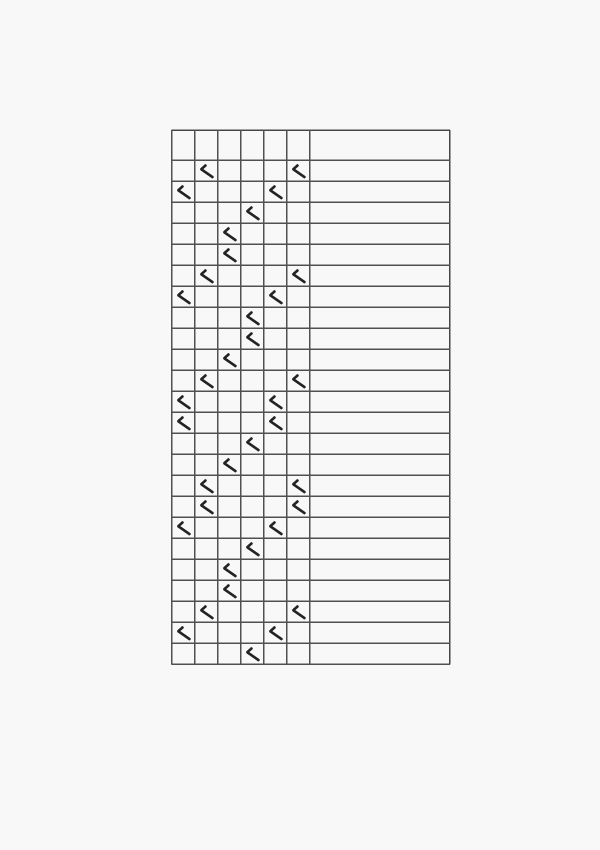
#> input picture support-files/files/tests/synthetic-ballot.png, 1200 x 1700 px (shown at 1/2 size)
$ python -i reader.py   (imports and definitions only)
#> lines starting #> are read from the running program, lines starting #| are printed output that depends on the picture; after the words box and inside, x2 and y2 are one past the last pixel; in counts of white or black regions, pixels touching at a corner belong together
from __future__ import annotations

import math
import os
from dataclasses import dataclass
from io import BytesIO
from pathlib import Path
from typing import Any

import cv2
import numpy as np
import pypdfium2 as pdfium


MODEL_ID = "democratic-eval-v1"
PERSON_NAMES = ("赵一", "钱二", "王三", "李四", "周五", "郑六")
DIMENSION_NAMES = tuple(f"维度{i}" for i in range(1, 7))
GRADE_NAMES = ("好", "较好", "一般", "差")


class BallotError(ValueError):
    # [4 lines left out: function __init__, not called in this run]


@dataclass(frozen=True)
class Layout:
    rows: int = int(os.getenv("BALLOT_EXPECTED_ROWS", "6"))
    dimensions: int = int(os.getenv("BALLOT_EXPECTED_DIMENSIONS", "6"))
    grades: int = int(os.getenv("BALLOT_GRADES_PER_DIMENSION", "4"))

    @property
    def option_columns(self) -> int:
        return self.dimensions * self.grades

    @property
    def expected_marks(self) -> int:
        return self.rows * self.dimensions


# [35 lines left out: functions decode_document, _decode_pdf, not called in this run]


def _adaptive_ink(gray: np.ndarray) -> np.ndarray:
    minimum = min(gray.shape[:2])
    block = max(31, min(81, (minimum // 24) | 1))
    return cv2.adaptiveThreshold(
        gray, 255, cv2.ADAPTIVE_THRESH_GAUSSIAN_C, cv2.THRESH_BINARY_INV, block, 13
    )


# [12 lines left out: function _rotate_bound, not called in this run]


def _normalize_orientation(image: np.ndarray) -> tuple[np.ndarray, int]:
    height, width = image.shape[:2]
    if height > width:
        return cv2.rotate(image, cv2.ROTATE_90_COUNTERCLOCKWISE), -90
    return image.copy(), 0


def _estimate_skew(gray: np.ndarray) -> float:
    height, width = gray.shape[:2]
    scale = min(1.0, 1800.0 / max(height, width))
    sample = cv2.resize(gray, None, fx=scale, fy=scale, interpolation=cv2.INTER_AREA) if scale < 1 else gray
    edges = cv2.Canny(sample, 60, 160)
    lines = cv2.HoughLinesP(
        edges,
        1,
        np.pi / 720,
        threshold=max(80, sample.shape[1] // 10),
        minLineLength=sample.shape[1] // 5,
        maxLineGap=25,
    )
    if lines is None:
        return 0.0
    angles: list[float] = []
    for x1, y1, x2, y2 in lines[:, 0]:
        angle = math.degrees(math.atan2(float(y2 - y1), float(x2 - x1)))
        while angle <= -90:
            angle += 180
        while angle > 90:
            angle -= 180
        if abs(angle) <= 8:
            length = math.hypot(x2 - x1, y2 - y1)
            angles.extend([angle] * max(1, int(length / 250)))
    return float(np.median(angles)) if angles else 0.0


def _deskew(image: np.ndarray) -> tuple[np.ndarray, float]:
    gray = cv2.cvtColor(image, cv2.COLOR_BGR2GRAY)
    angle = _estimate_skew(gray)
    if abs(angle) < 0.08:
        return image, 0.0
    return _rotate_bound(image, angle), angle


def _table_bbox(gray: np.ndarray) -> tuple[int, int, int, int]:
    height, width = gray.shape[:2]
    ink = _adaptive_ink(gray)
    horizontal = cv2.morphologyEx(
        ink, cv2.MORPH_OPEN, cv2.getStructuringElement(cv2.MORPH_RECT, (max(45, width // 35), 1))
    )
    vertical = cv2.morphologyEx(
        ink, cv2.MORPH_OPEN, cv2.getStructuringElement(cv2.MORPH_RECT, (1, max(35, height // 35)))
    )
    grid = cv2.dilate(cv2.bitwise_or(horizontal, vertical), np.ones((3, 3), np.uint8), iterations=1)
    count, _, stats, _ = cv2.connectedComponentsWithStats(grid, 8)
    candidates: list[tuple[float, tuple[int, int, int, int]]] = []
    for index in range(1, count):
        x, y, box_width, box_height, pixels = (int(value) for value in stats[index])
        aspect = box_width / max(1, box_height)
        if box_width < width * 0.42 or box_height < height * 0.16 or aspect < 1.8:
            continue
        coverage = pixels / max(1, box_width * box_height)
        score = box_width * box_height * (0.5 + min(coverage * 12.0, 1.5))
        candidates.append((score, (x, y, box_width, box_height)))
    if not candidates:
        raise BallotError(
            "table_not_found",
            "未检测到完整表格",
            {"image_width": width, "image_height": height},
        )
    _, (x, y, box_width, box_height) = max(candidates, key=lambda item: item[0])
    padding = max(2, min(width, height) // 700)
    x0, y0 = max(0, x - padding), max(0, y - padding)
    x1, y1 = min(width, x + box_width + padding), min(height, y + box_height + padding)
    return x0, y0, x1 - x0, y1 - y0


def _order_quad(points: np.ndarray) -> np.ndarray:
    points = points.reshape(4, 2).astype(np.float32)
    ordered = np.zeros((4, 2), dtype=np.float32)
    sums = points.sum(axis=1)
    differences = np.diff(points, axis=1).reshape(-1)
    ordered[0] = points[np.argmin(sums)]
    ordered[2] = points[np.argmax(sums)]
    ordered[1] = points[np.argmin(differences)]
    ordered[3] = points[np.argmax(differences)]
    return ordered


def _rectify_table(image: np.ndarray, bbox: tuple[int, int, int, int]) -> tuple[np.ndarray, list[list[float]]]:
    x, y, width, height = bbox
    crop = image[y : y + height, x : x + width]
    gray = cv2.cvtColor(crop, cv2.COLOR_BGR2GRAY)
    ink = _adaptive_ink(gray)
    horizontal = cv2.morphologyEx(
        ink, cv2.MORPH_OPEN, cv2.getStructuringElement(cv2.MORPH_RECT, (max(35, width // 35), 1))
    )
    vertical = cv2.morphologyEx(
        ink, cv2.MORPH_OPEN, cv2.getStructuringElement(cv2.MORPH_RECT, (1, max(25, height // 35)))
    )
    grid = cv2.dilate(cv2.bitwise_or(horizontal, vertical), np.ones((5, 5), np.uint8), iterations=1)
    contours, _ = cv2.findContours(grid, cv2.RETR_EXTERNAL, cv2.CHAIN_APPROX_SIMPLE)
    if not contours:
        return crop, [[0.0, 0.0], [float(width - 1), 0.0], [float(width - 1), float(height - 1)], [0.0, float(height - 1)]]
    contour = max(contours, key=cv2.contourArea)
    hull = cv2.convexHull(contour)
    perimeter = cv2.arcLength(hull, True)
    quad = cv2.approxPolyDP(hull, 0.018 * perimeter, True)
    if len(quad) != 4:
        quad = cv2.boxPoints(cv2.minAreaRect(hull)).reshape(4, 1, 2)
    ordered = _order_quad(quad)
    top_left, top_right, bottom_right, bottom_left = ordered
    target_width = int(round(max(np.linalg.norm(top_right - top_left), np.linalg.norm(bottom_right - bottom_left))))
    target_height = int(round(max(np.linalg.norm(bottom_left - top_left), np.linalg.norm(bottom_right - top_right))))
    if target_width < width * 0.80 or target_height < height * 0.80 or target_width / max(1, target_height) < 1.8:
        return crop, ordered.tolist()
    destination = np.array(
        [[0, 0], [target_width - 1, 0], [target_width - 1, target_height - 1], [0, target_height - 1]],
        dtype=np.float32,
    )
    matrix = cv2.getPerspectiveTransform(ordered, destination)
    rectified = cv2.warpPerspective(
        crop,
        matrix,
        (target_width, target_height),
        flags=cv2.INTER_CUBIC,
        borderMode=cv2.BORDER_CONSTANT,
        borderValue=(255, 255, 255),
    )
    return rectified, ordered.tolist()


def _cluster_projection(projection: np.ndarray, threshold: float, merge_gap: int = 7) -> list[int]:
    positions = np.flatnonzero(projection >= threshold)
    if positions.size == 0:
        return []
    groups = np.split(positions, np.where(np.diff(positions) > 1)[0] + 1)
    centers: list[int] = []
    for group in groups:
        weights = projection[group].astype(np.float64)
        center = int(round(float(np.average(group, weights=weights)))) if weights.sum() else int(group.mean())
        centers.append(center)
    merged: list[int] = []
    for center in centers:
        if merged and center - merged[-1] <= merge_gap:
            left, right = merged[-1], center
            merged[-1] = left if projection[left] >= projection[right] else right
        else:
            merged.append(center)
    return merged


def _grid_lines(table_gray: np.ndarray, layout: Layout) -> tuple[list[int], list[int], dict[str, Any]]:
    height, width = table_gray.shape[:2]
    ink = _adaptive_ink(table_gray)
    horizontal = cv2.morphologyEx(
        ink, cv2.MORPH_OPEN, cv2.getStructuringElement(cv2.MORPH_RECT, (max(35, width // 24), 1))
    )
    h_projection = np.count_nonzero(horizontal, axis=1)
    h_threshold = max(width * 0.35, float(h_projection.max()) * 0.43)
    all_y = _cluster_projection(h_projection, h_threshold)
    needed_y = layout.rows + 1
    if len(all_y) < needed_y:
        raise BallotError(
            "row_grid_incomplete",
            f"表格横线不足: 检测到 {len(all_y)}，至少需要 {needed_y}",
            {"horizontal_lines": all_y},
        )
    data_y = all_y[-needed_y:]
    body_top, body_bottom = data_y[0], data_y[-1]
    body = ink[body_top : body_bottom + 1, :]
    body_height = max(1, body.shape[0])
    vertical = cv2.morphologyEx(
        body,
        cv2.MORPH_OPEN,
        cv2.getStructuringElement(cv2.MORPH_RECT, (1, max(13, body_height // 3))),
    )
    v_projection = np.count_nonzero(vertical, axis=0)
    v_threshold = max(body_height * 0.42, float(v_projection.max()) * 0.48)
    all_x = _cluster_projection(v_projection, v_threshold)
    needed_x = layout.option_columns + 2
    if len(all_x) != needed_x:
        relaxed = _cluster_projection(v_projection, max(body_height * 0.25, float(v_projection.max()) * 0.30))
        if len(relaxed) == needed_x:
            all_x = relaxed
    if len(all_x) != needed_x:
        raise BallotError(
            "column_grid_incomplete",
            f"表格竖线数量异常: 检测到 {len(all_x)}，应为 {needed_x}",
            {"vertical_lines": all_x, "horizontal_lines": all_y},
        )
    diagnostics = {
        "horizontal_line_count": len(all_y),
        "vertical_line_count": len(all_x),
        "data_horizontal_lines": data_y,
        "data_vertical_lines": all_x,
    }
    return all_x, data_y, diagnostics


def _cell_score(cell_gray: np.ndarray) -> tuple[float, dict[str, float]]:
    height, width = cell_gray.shape[:2]
    mx = max(2, int(width * 0.13))
    my = max(2, int(height * 0.13))
    roi = cell_gray[my : max(my + 1, height - my), mx : max(mx + 1, width - mx)]
    if roi.size < 20:
        return 0.0, {"residual": 0.0, "ink_ratio": 0.0, "dark_ratio": 0.0}
    sigma = max(2.0, min(roi.shape[:2]) / 4.0)
    background = cv2.GaussianBlur(roi, (0, 0), sigmaX=sigma, sigmaY=sigma)
    residual = np.maximum(background.astype(np.int16) - roi.astype(np.int16), 0).astype(np.uint8)
    ink_ratio = float(np.mean(residual >= 14))
    dark_ratio = float(np.mean(roi <= 185))
    residual_mean = float(np.mean(np.maximum(residual.astype(np.float32) - 5.0, 0.0)))
    score = residual_mean + 34.0 * ink_ratio + 18.0 * dark_ratio
    return score, {
        "residual": round(residual_mean, 4),
        "ink_ratio": round(ink_ratio, 5),
        "dark_ratio": round(dark_ratio, 5),
    }


def _two_cluster_threshold(values: np.ndarray) -> tuple[float, float, float]:
    low, high = np.percentile(values, [35, 85]).astype(float)
    if high <= low:
        high = low + 1e-6
    for _ in range(30):
        distances_low = np.abs(values - low)
        distances_high = np.abs(values - high)
        high_mask = distances_high < distances_low
        if high_mask.all() or not high_mask.any():
            break
        new_low = float(values[~high_mask].mean())
        new_high = float(values[high_mask].mean())
        if abs(new_low - low) + abs(new_high - high) < 1e-6:
            low, high = new_low, new_high
            break
        low, high = new_low, new_high
    if low > high:
        low, high = high, low
    return (low + high) / 2.0, low, high


def analyze_page(image: np.ndarray, page_number: int = 1, source_name: str = "document") -> tuple[dict[str, Any], np.ndarray]:
    layout = Layout()
    oriented, orientation = _normalize_orientation(image)
    deskewed, skew = _deskew(oriented)
    gray = cv2.cvtColor(deskewed, cv2.COLOR_BGR2GRAY)
    x, y, width, height = _table_bbox(gray)
    table_image, table_quad = _rectify_table(deskewed, (x, y, width, height))
    table_gray = cv2.cvtColor(table_image, cv2.COLOR_BGR2GRAY)
    vertical_lines, horizontal_lines, diagnostics = _grid_lines(table_gray, layout)

    raw_cells: list[dict[str, Any]] = []
    scores = np.zeros((layout.rows, layout.option_columns), dtype=np.float64)
    for row in range(layout.rows):
        y0, y1 = horizontal_lines[row], horizontal_lines[row + 1]
        for column in range(layout.option_columns):
            x0, x1 = vertical_lines[column + 1], vertical_lines[column + 2]
            score, features = _cell_score(table_gray[y0:y1, x0:x1])
            scores[row, column] = score
            raw_cells.append(
                {
                    "row": row,
                    "column": column,
                    "score": round(score, 5),
                    "features": features,
                }
            )

    threshold, blank_center, mark_center = _two_cluster_threshold(scores.ravel())
    cluster_gap = max(0.05, mark_center - blank_center)
    selections: list[dict[str, Any]] = []
    reviews: list[dict[str, Any]] = []
    overlay_top = 60
    overlay = cv2.copyMakeBorder(table_image, overlay_top, 0, 0, 0, cv2.BORDER_CONSTANT, value=(255, 255, 255))
    detected_mark_count = int(np.count_nonzero(scores >= threshold))

    for row in range(layout.rows):
        for dimension in range(layout.dimensions):
            start = dimension * layout.grades
            group = scores[row, start : start + layout.grades]
            order = np.argsort(group)[::-1]
            best_grade, second_grade = int(order[0]), int(order[1])
            best, second = float(group[best_grade]), float(group[second_grade])
            above = [int(index) for index in np.flatnonzero(group >= threshold)]
            margin = best - second
            normalized_margin = margin / cluster_gap
            reasons: list[str] = []
            if len(above) == 0:
                reasons.append("no_mark_above_threshold")
            elif len(above) > 1:
                reasons.append("multiple_marks_above_threshold")
            if normalized_margin < 0.24:
                reasons.append("low_separation")
            confidence = float(np.clip(0.55 + normalized_margin * 0.32, 0.0, 0.995))
            column = start + best_grade
            selected = {
                "person_index": row,
                "person": PERSON_NAMES[row] if row < len(PERSON_NAMES) else f"人员{row + 1}",
                "dimension_index": dimension,
                "dimension": DIMENSION_NAMES[dimension] if dimension < len(DIMENSION_NAMES) else f"维度{dimension + 1}",
                "grade_index": best_grade,
                "grade": GRADE_NAMES[best_grade] if best_grade < len(GRADE_NAMES) else f"等级{best_grade + 1}",
                "score": round(best, 5),
                "runner_up_score": round(second, 5),
                "confidence": round(confidence, 4),
                "review_required": bool(reasons),
                "review_reasons": reasons,
            }
            selections.append(selected)
            if reasons:
                reviews.append(selected)
            x0, x1 = vertical_lines[column + 1], vertical_lines[column + 2]
            y0, y1 = horizontal_lines[row], horizontal_lines[row + 1]
            color = (0, 170, 0) if not reasons else (0, 140, 255)
            cv2.rectangle(overlay, (x0 + 2, overlay_top + y0 + 2), (x1 - 2, overlay_top + y1 - 2), color, 3)

    status = "accepted" if not reviews and detected_mark_count == layout.expected_marks else "review"
    if detected_mark_count != layout.expected_marks:
        reviews.insert(
            0,
            {
                "scope": "page",
                "review_required": True,
                "review_reasons": ["unexpected_mark_count"],
                "detected_mark_count": detected_mark_count,
                "expected_mark_count": layout.expected_marks,
            },
        )
    cv2.putText(
        overlay,
        f"{status} marks={detected_mark_count}/{layout.expected_marks} review={len(reviews)}",
        (15, 38),
        cv2.FONT_HERSHEY_SIMPLEX,
        0.9,
        (0, 150, 0) if status == "accepted" else (0, 100, 255),
        2,
        cv2.LINE_AA,
    )
    result = {
        "page": page_number,
        "source": source_name,
        "status": status,
        "expected_mark_count": layout.expected_marks,
        "detected_mark_count": detected_mark_count,
        "selection_count": len(selections),
        "review_count": len(reviews),
        "selections": selections,
        "reviews": reviews,
        "diagnostics": {
            "orientation_degrees": orientation,
            "deskew_degrees": round(skew, 4),
            "table_bbox": [x, y, width, height],
            "table_quad_in_bbox": [[round(value, 2) for value in point] for point in table_quad],
            "rectified_size": [int(table_gray.shape[1]), int(table_gray.shape[0])],
            "score_threshold": round(threshold, 5),
            "blank_score_center": round(blank_center, 5),
            "mark_score_center": round(mark_center, 5),
            **diagnostics,
        },
        "cells": raw_cells,
    }
    return result, overlay


# [28 lines left out: functions encode_jpeg, analyze_bytes, not called in this run]


def analyze_path(path: Path) -> tuple[dict[str, Any], list[bytes]]:
    return analyze_bytes(path.read_bytes(), path.name)

>>> import cv2
>>> picture = cv2.imread('../../../../../tests/synthetic-ballot.png')
#> picture is the input picture: shape (1700, 1200, 3); min 35, max 248, mean 241.6
>>> result = analyze_page(picture)
#> in analyze_page, `oriented, orientation = _normalize_orientation(image)`:
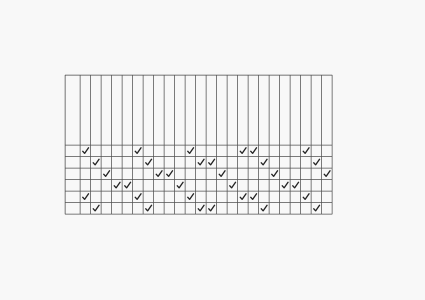
#> oriented: shape (1200, 1700, 3) (shown at 1/4 size); min 35, max 248, mean 241.6
#> in analyze_page, `oriented, orientation = _normalize_orientation(image)`: orientation = -90
#> in _estimate_skew, `edges = cv2.Canny(sample, 60, 160)`:
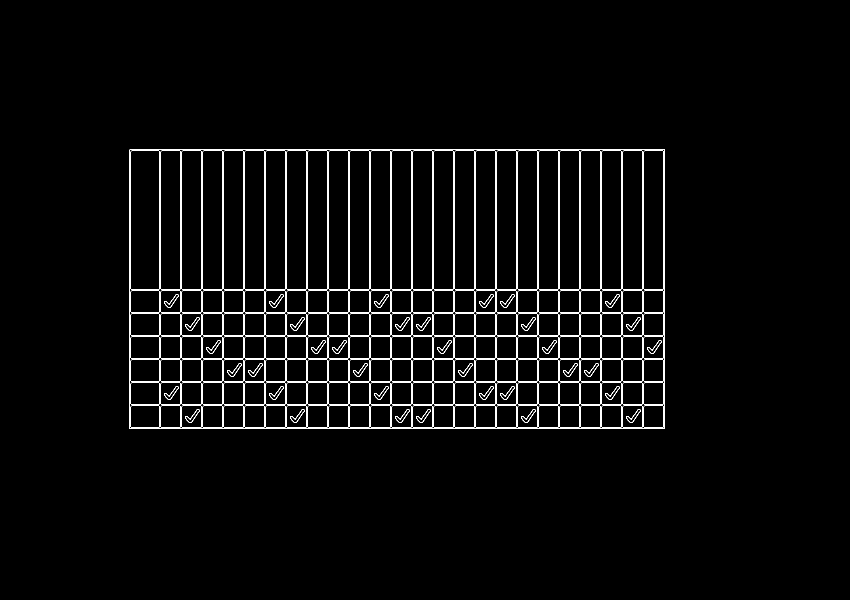
#> edges: shape (1200, 1700) (shown at 1/2 size); 2.3% white in thin lines or dots, all inside (x1, y1, x2, y2) = (258, 298, 1330, 858)
#> in _estimate_skew, `lines = cv2.HoughLinesP( edges, 1, np.pi / 720, threshold=max(80, samp..`: lines = 68 rows, first 6: [259, 857, 1329, 857], [258, 854, 1329, 854], [258, 627, 1329, 627], [258, 578, 1329, 578], [261, 298, 1327, 298], [258, 808, 1329, 808]
#> the loop in _estimate_skew, `for x1, y1, x2, y2 in lines[:, 0]:` made 68 passes
#> (x1, y1, x2, y2, length) on passes 1 to 8: (259, 857, 1329, 857, 1070), (258, 854, 1329, 854, 1071), (258, 627, 1329, 627, 1071), (258, 578, 1329, 578, 1071), (261, 298, 1327, 298, 1066), (258, 808, 1329, 808, 1071), (258, 811, 1329, 811, 1071), (258, 673, 1329, 673, 1071)
#> after the loop in _estimate_skew, `for x1, y1, x2, y2 in lines[:, 0]:`: angles = 64 values from 0 to 0
#> in _deskew, `angle = _estimate_skew(gray)`: angle = 0
#> in _adaptive_ink, `return cv2.adaptiveThreshold( gray, 255, cv2.ADAPTIVE_THRESH_GAUSSIAN_..`:
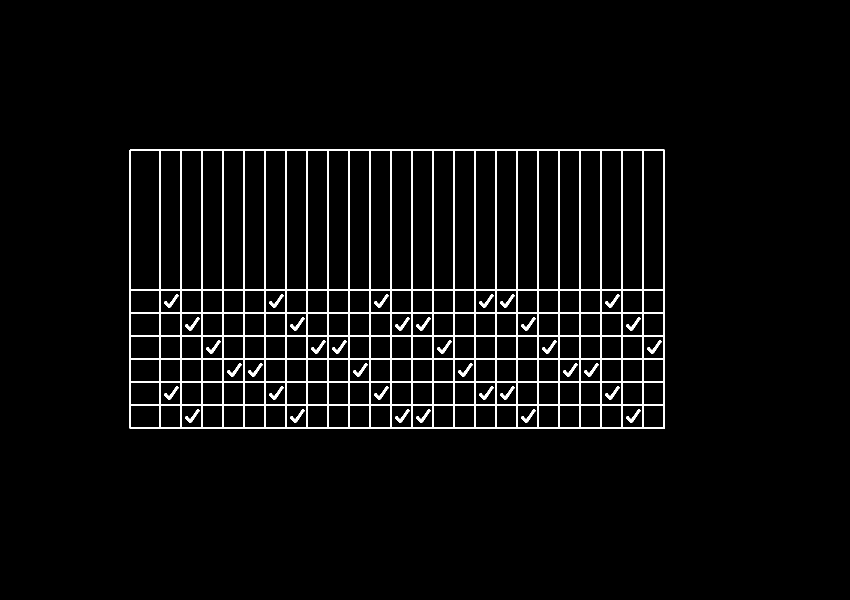
#> returned value: shape (1200, 1700) (shown at 1/2 size); 3.7% white; 37 white regions, largest, box (x1, y1, x2, y2) and area: (259, 299, 1330, 858) 67430, (328, 588, 357, 616) 236, (538, 588, 567, 616) 236
#> in _table_bbox, `horizontal = cv2.morphologyEx( ink, cv2.MORPH_OPEN, cv2.getStructuring..`:
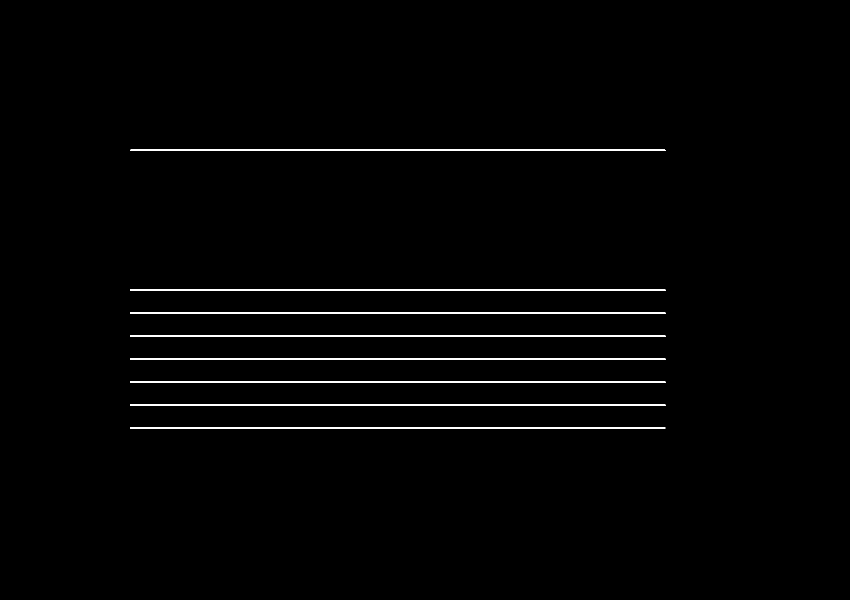
#> horizontal: shape (1200, 1700) (shown at 1/2 size); 1.3% white; 8 white regions, largest, box (x1, y1, x2, y2) and area: (260, 579, 1331, 582) 3213, (260, 625, 1331, 628) 3213, (260, 671, 1331, 674) 3213
#> (the rest of the program and of its run is left out)
